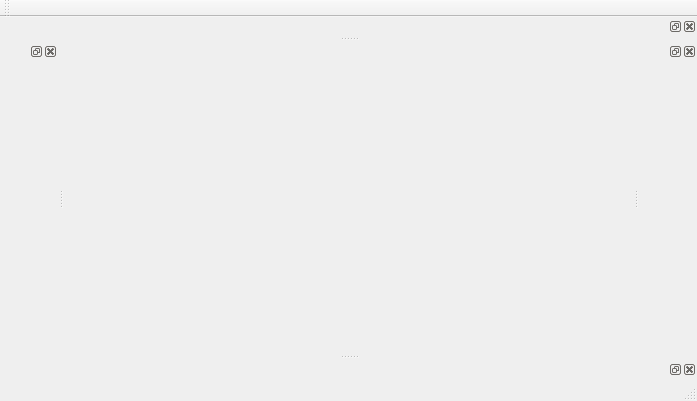
<?xml version="1.0" encoding="UTF-8"?>
<ui version="4.0">
 <class>MainWindow</class>
 <widget class="QMainWindow" name="MainWindow">
  <property name="geometry">
   <rect>
    <x>0</x>
    <y>0</y>
    <width>697</width>
    <height>401</height>
   </rect>
  </property>
  <property name="windowTitle">
   <string>MainWindow</string>
  </property>
  <widget class="QWidget" name="centralWidget">
   <widget class="QWidget" name="uutWidget" native="true">
    <property name="geometry">
     <rect>
      <x>529</x>
      <y>0</y>
      <width>161</width>
      <height>341</height>
     </rect>
    </property>
   </widget>
  </widget>
  <widget class="QMenuBar" name="menuBar">
   <property name="geometry">
    <rect>
     <x>0</x>
     <y>0</y>
     <width>697</width>
     <height>22</height>
    </rect>
   </property>
  </widget>
  <widget class="QToolBar" name="mainToolBar">
   <attribute name="toolBarArea">
    <enum>TopToolBarArea</enum>
   </attribute>
   <attribute name="toolBarBreak">
    <bool>false</bool>
   </attribute>
  </widget>
  <widget class="QStatusBar" name="statusBar"/>
  <widget class="QDockWidget" name="dockWidget">
   <attribute name="dockWidgetArea">
    <number>1</number>
   </attribute>
   <widget class="QWidget" name="dockWidgetContents"/>
  </widget>
  <widget class="QDockWidget" name="dockWidget_3">
   <attribute name="dockWidgetArea">
    <number>4</number>
   </attribute>
   <widget class="QWidget" name="dockWidgetContents_3"/>
  </widget>
  <widget class="QDockWidget" name="dockWidget_4">
   <attribute name="dockWidgetArea">
    <number>2</number>
   </attribute>
   <widget class="QWidget" name="dockWidgetContents_4"/>
  </widget>
  <widget class="QDockWidget" name="dockWidget_5">
   <attribute name="dockWidgetArea">
    <number>8</number>
   </attribute>
   <widget class="QWidget" name="dockWidgetContents_5"/>
  </widget>
 </widget>
 <layoutdefault spacing="6" margin="11"/>
 <resources/>
 <connections/>
</ui>
